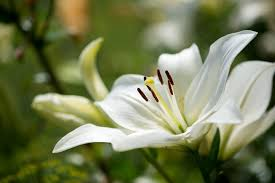
#> input picture IP LAB/img1.jpeg, 275 x 183 px
$ python rgb_info.py
#> lines starting #> are read from the running program, lines starting #| are printed output that depends on the picture
from PIL import Image
def print_image_info(image_path):
#> called with image_path = 'img1.jpeg'
    img=Image.open(image_path)
#> img is the input picture: PIL image 275x183 RGB; mean R, G, B 116.4, 123.4, 84.1
    img.show()
    print("image size=",img.size)
#| image size= (275, 183)
    print("image format=",img.format)
#| image format= JPEG
    print("image mode=",img.mode)
#| image mode= RGB
    r_channel,g_channel,b_channel=img.split()
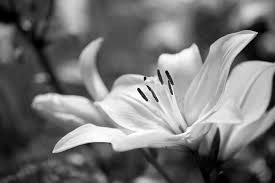
#> r_channel: PIL image 275x183 L; min 0, max 255, mean 116.4
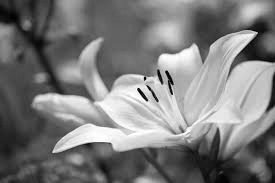
#> g_channel: PIL image 275x183 L; min 0, max 255, mean 123.4
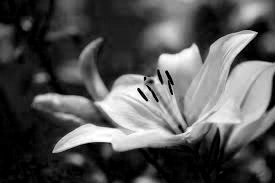
#> b_channel: PIL image 275x183 L; min 0, max 255, mean 84.1
    pixel_data=list(img.getdata())
#> pixel_data = 50325 items
    first_pixel_color=pixel_data[50]
#> first_pixel_color = (37, 48, 5)
    print("color of first pixel",first_pixel_color)
#| color of first pixel (37, 48, 5)
image_path="img1.jpeg"
print_image_info(image_path)

$ run again, with IP LAB/img2.jpeg copied over IP LAB/img1.jpeg
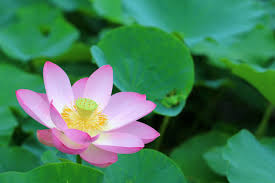
#> input picture IP LAB/img2.jpeg, 275 x 183 px
#> in print_image_info, img is the input picture: PIL image 275x183 RGB; mean R, G, B 68.1, 126, 90.1
#| image size= (275, 183)
#| image format= JPEG
#| image mode= RGB
#> in print_image_info, `r_channel,g_channel,b_channel=img.split()`:
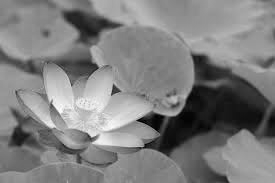
#> g_channel: PIL image 275x183 L; min 0, max 254, mean 126
#> in print_image_info, `r_channel,g_channel,b_channel=img.split()`:
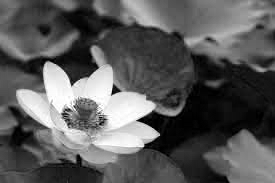
#> b_channel: PIL image 275x183 L; min 0, max 255, mean 90.1
#> pixel_data = 50325 items
#> first_pixel_color = (27, 118, 74)
#| color of first pixel (27, 118, 74)

$ run again, with IP LAB/img3.jpeg copied over IP LAB/img1.jpeg
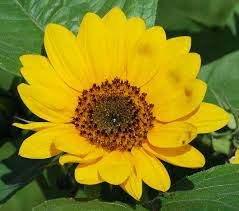
#> input picture IP LAB/img3.jpeg, 239 x 211 px
#> in print_image_info, img is the input picture: PIL image 239x211 RGB; mean R, G, B 136.6, 127.9, 21.9
#| image size= (239, 211)
#| image format= JPEG
#| image mode= RGB
#> in print_image_info, `r_channel,g_channel,b_channel=img.split()`:
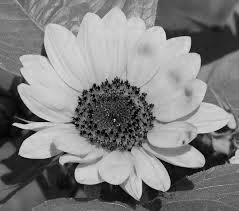
#> g_channel: PIL image 239x211 L; min 0, max 227, mean 127.9
#> in print_image_info, `r_channel,g_channel,b_channel=img.split()`:
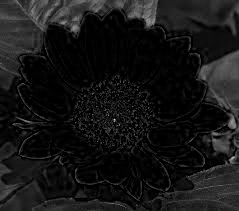
#> b_channel: PIL image 239x211 L; min 0, max 212, mean 21.9
#> pixel_data = 50429 items
#> first_pixel_color = (69, 116, 38)
#| color of first pixel (69, 116, 38)

$ run again, with IP LAB/img4.jpeg copied over IP LAB/img1.jpeg
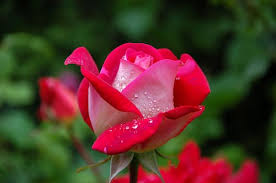
#> input picture IP LAB/img4.jpeg, 276 x 183 px
#> in print_image_info, img is the input picture: PIL image 276x183 RGB; mean R, G, B 82.9, 51.5, 39.6
#| image size= (276, 183)
#| image format= JPEG
#| image mode= RGB
#> in print_image_info, `r_channel,g_channel,b_channel=img.split()`:
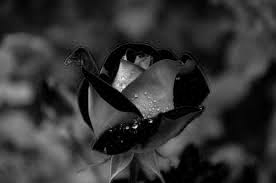
#> g_channel: PIL image 276x183 L; min 0, max 240, mean 51.5
#> in print_image_info, `r_channel,g_channel,b_channel=img.split()`:
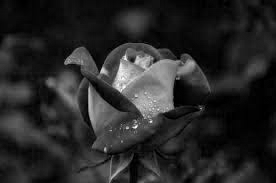
#> b_channel: PIL image 276x183 L; min 0, max 255, mean 39.6
#> pixel_data = 50508 items
#> first_pixel_color = (10, 11, 6)
#| color of first pixel (10, 11, 6)
